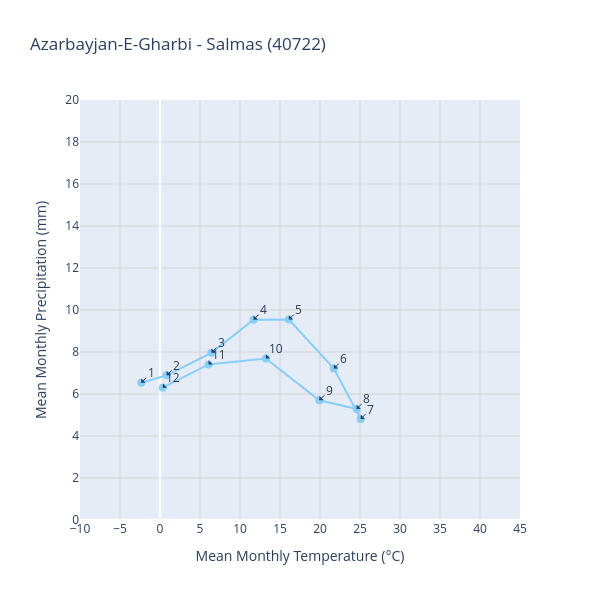

The notebook cell saved with this chart:
### Code cell
st = "40722"

# plot scatter plot of temperature vs precipitation for a specific station with plotly
a = dd[dd["station_id"] == st][["region_name", "station_name", "station_id", "month", "tm", "rrr24"]]

# now drow line from month 1 to 12 for each point
fig = px.scatter(
    a,
    x='tm',
    y='rrr24',
    title=f'{a.region_name.unique()[0]} - {a.station_name.unique()[0]} ({st})',
    labels={'tm': 'Mean Monthly Temperature (°C)', 'rrr24': 'Mean Monthly Precipitation (mm)'},
    width=600,
    height=600,
)
fig.add_trace(go.Scatter(
    x=a['tm'],
    y=a['rrr24'],
    mode='lines+markers',
    line=dict(color='LightSkyBlue', width=2),
    marker=dict(size=8),
    name='Monthly Trend'
)) 
# show month number on each point
for i, row in a.iterrows():
    fig.add_annotation(
        x=row['tm'],
        y=row['rrr24'],
        text=str(int(row['month'])),
        showarrow=True,
        arrowhead=1,
        ax=10,
        ay=-10
    ) 

# x: -10 to 45 and y: 0 to 10
fig.update_xaxes(range=[-10, 45])
fig.update_yaxes(range=[0, 20])

# no legend
fig.update_layout(showlegend=False)

# x and y grid lines for each 1 unit
fig.update_xaxes(dtick=5, showgrid=True, gridwidth=1, gridcolor='LightGray')
fig.update_yaxes(dtick=2, showgrid=True, gridwidth=1, gridcolor='LightGray')

### Figure 1 — Plotly figure (JSON) as saved in the notebook; plotly's stock layout.template omitted (floating-point values rounded to 4 significant figures)
{"data": [{"hovertemplate": "Mean Monthly Temperature (°C)=%{x}<br>Mean Monthly Precipitation (mm)=%{y}<extra></extra>", "legendgroup": "", "marker": {"color": "#636efa", "symbol": "circle"}, "mode": "markers", "name": "", "orientation": "v", "showlegend": false, "type": "scatter", "x": [-2.341, 0.8355, 6.43, 11.7, 16.1, 21.73, 25.08, 24.58, 19.92, 13.23, 6.062, 0.355], "xaxis": "x", "y": [6.531, 6.89, 7.961, 9.54, 9.546, 7.211, 4.807, 5.288, 5.703, 7.689, 7.409, 6.302], "yaxis": "y"}, {"line": {"color": "LightSkyBlue", "width": 2}, "marker": {"size": 8}, "mode": "lines+markers", "name": "Monthly Trend", "type": "scatter", "x": [-2.341, 0.8355, 6.43, 11.7, 16.1, 21.73, 25.08, 24.58, 19.92, 13.23, 6.062, 0.355], "y": [6.531, 6.89, 7.961, 9.54, 9.546, 7.211, 4.807, 5.288, 5.703, 7.689, 7.409, 6.302]}], "layout": {"annotations": [{"arrowhead": 1, "ax": 10, "ay": -10, "showarrow": true, "text": "1", "x": -2.341, "y": 6.531}, {"arrowhead": 1, "ax": 10, "ay": -10, "showarrow": true, "text": "2", "x": 0.8355, "y": 6.89}, {"arrowhead": 1, "ax": 10, "ay": -10, "showarrow": true, "text": "3", "x": 6.43, "y": 7.961}, {"arrowhead": 1, "ax": 10, "ay": -10, "showarrow": true, "text": "4", "x": 11.7, "y": 9.54}, {"arrowhead": 1, "ax": 10, "ay": -10, "showarrow": true, "text": "5", "x": 16.1, "y": 9.546}, {"arrowhead": 1, "ax": 10, "ay": -10, "showarrow": true, "text": "6", "x": 21.73, "y": 7.211}, {"arrowhead": 1, "ax": 10, "ay": -10, "showarrow": true, "text": "7", "x": 25.08, "y": 4.807}, {"arrowhead": 1, "ax": 10, "ay": -10, "showarrow": true, "text": "8", "x": 24.58, "y": 5.288}, {"arrowhead": 1, "ax": 10, "ay": -10, "showarrow": true, "text": "9", "x": 19.92, "y": 5.703}, {"arrowhead": 1, "ax": 10, "ay": -10, "showarrow": true, "text": "10", "x": 13.23, "y": 7.689}, {"arrowhead": 1, "ax": 10, "ay": -10, "showarrow": true, "text": "11", "x": 6.062, "y": 7.409}, {"arrowhead": 1, "ax": 10, "ay": -10, "showarrow": true, "text": "12", "x": 0.355, "y": 6.302}], "height": 600, "legend": {"tracegroupgap": 0}, "showlegend": false, "title": {"text": "Azarbayjan-E-Gharbi - Salmas (40722)"}, "width": 600, "xaxis": {"anchor": "y", "domain": [0, 1], "dtick": 5, "gridcolor": "LightGray", "gridwidth": 1, "range": [-10, 45], "showgrid": true, "title": {"text": "Mean Monthly Temperature (°C)"}}, "yaxis": {"anchor": "x", "domain": [0, 1], "dtick": 2, "gridcolor": "LightGray", "gridwidth": 1, "range": [0, 20], "showgrid": true, "title": {"text": "Mean Monthly Precipitation (mm)"}}}}
